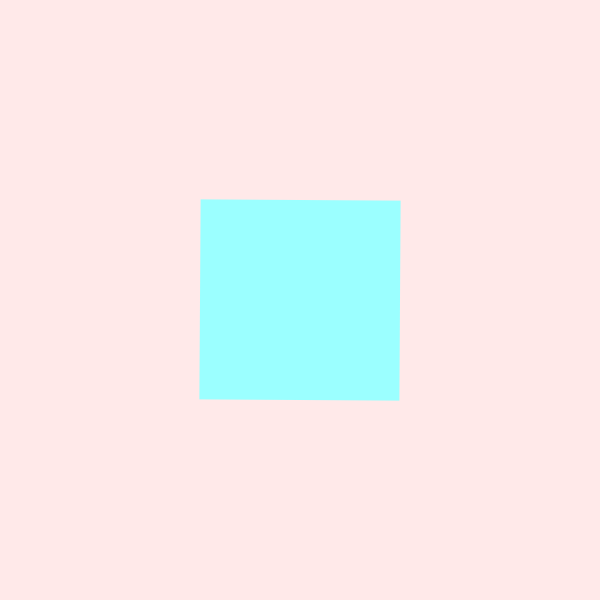
Frame 1 (no input)
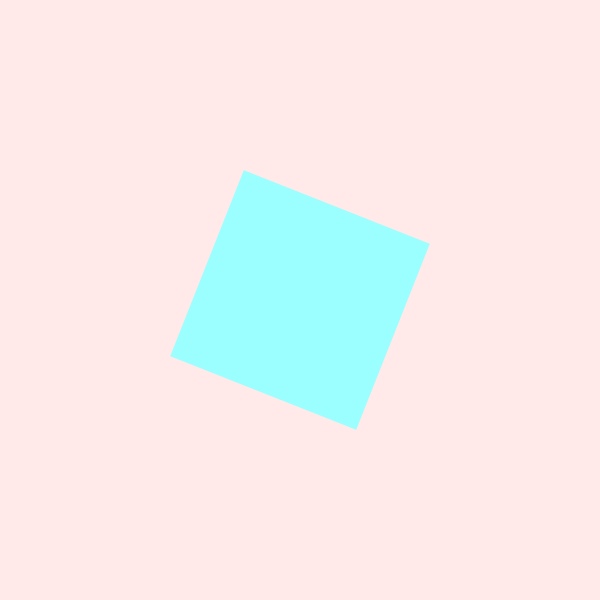
Frame 60 (the mouse pressed at the canvas centre just before this capture)
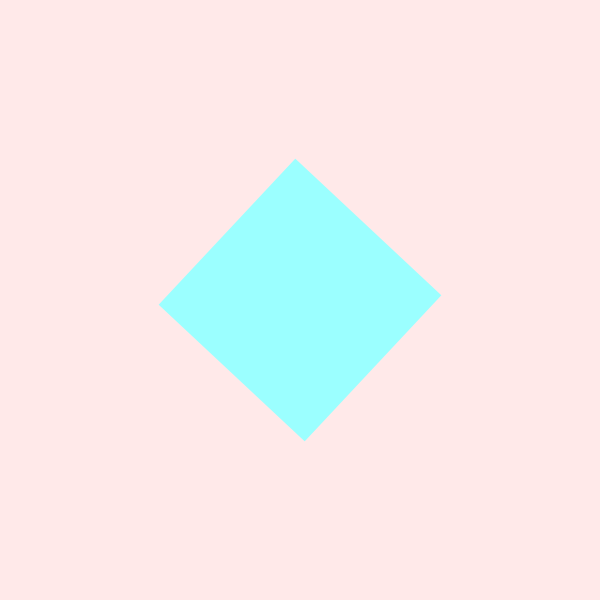
Frame 120 (the mouse held since frame 60 and released just before this capture)

The Processing sketch that drew these frames (run headless with seeded random() and noise(); from frame 60 on, the mouse is pressed at the canvas centre):

// Processing sketch: week5hw
// ── week5hw.pde
int sceneNumber = 0;

void setup(){
  size(600,600);
  rectMode(CENTER);
  noStroke();
}


void draw(){

  switch(sceneNumber){
    case 0 :
    scene0();
    break;
    case 1 :
    scene1();
    break;
    case 2 :
    scene2();
    break;
    
  
  }
  


}

void keyPressed(){
  switch (sceneNumber){
    case 0 :
      if(key == ' '){
        sceneNumber = 1;
      }
      break;
    case 1 :
      if(key == ' '){
        sceneNumber = 2;
      }
      break;
    case 2 :
      if(key == ' '){
        sceneNumber = 0;
      }
      break;
  }

}

void scene0(){
  background(255,233,233);
  fill(155,255,255);
  pushMatrix();
  translate(width/2,height/2);
  rotate(sin(frameCount *0.001)*(PI*2));
  rect(0,0,200,200);
  popMatrix();
}

void scene1(){
  background(255,233,233);
  fill(155,255,255);
  pushMatrix();
  translate(width/2,height/2);
  rotate(sin(frameCount *0.01)*(PI*2));
  rect(0,0,200,200);
  popMatrix();
}

void scene2(){
  background(255,233,233);
  fill(155,255,255);
  pushMatrix();
  translate(width/2,height/2);
  rotate(sin(frameCount *0.1)*(PI*2));
  rect(0,0,200,200);
  popMatrix();

}
